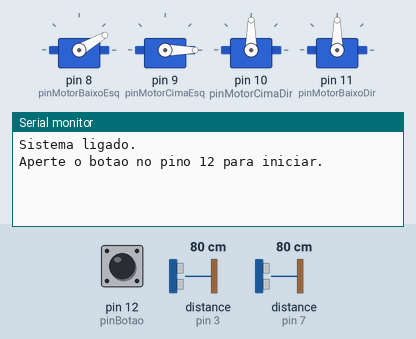
Simulated run of this sketch. Board: Arduino Uno, built with avr-gcc and run on an emulated ATmega328P. On the bench: 4 × servo, the last lines printed to the serial monitor. Inputs (shaded band) come from the test bench; at power-on: pin 12 (pinBotao) LOW, distance to the obstacle (sensors on pin 3, pin 7) 80 cm. The echo pulse lasts 58.3 µs per cm.

Above: at 1.2 s.
1.3 s: pin 12 (pinBotao) pulled HIGH for 0.15 s
At 2.3 s:
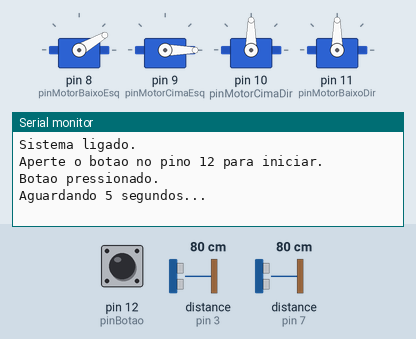
At 7.1 s:
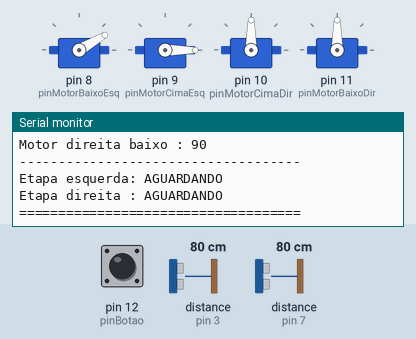

Measured:
- after the input at 1.3 s, the serial monitor: prints a new line at once (image 1)

The sketch:

DRAGAO_OBR_ART_2026.ino
```cpp
#include <Servo.h>

// ==========================
// MOTORES
// ==========================
Servo motorBaixoEsq;
Servo motorCimaEsq;
Servo motorCimaDir;
Servo motorBaixoDir;

// ==========================
// PINOS DOS MOTORES
// ==========================
const int pinMotorBaixoEsq = 8;
const int pinMotorCimaEsq  = 9;
const int pinMotorCimaDir  = 10;
const int pinMotorBaixoDir = 11;

// ==========================
// BOTAO
// pressionado = HIGH
// ==========================
const int pinBotao = 12;
bool sistemaIniciado = false;

// ==========================
// PINOS DOS ULTRASSONICOS
// ==========================
const int trigEsq = 2;
const int echoEsq = 3;


const int trigDir = 6;
const int echoDir = 7;


// ==========================
// POSICOES DOS MOTORES
// ==========================
int posNormalBaixoEsq = 90;
int posNormalCimaEsq  = 90;
int posNormalCimaDir  = 90;
int posNormalBaixoDir = 90;

int posAtivaBaixoEsq = 180;
int posAtivaCimaEsq  = 180;
int posAtivaCimaDir  = 180;
int posAtivaBaixoDir = 180;

// ==========================
// DISTANCIA LIMITE
// ==========================
const float limiteDistancia = 50.0;

// ==========================
// CONTROLE DAS ETAPAS
// ==========================
bool etapaEsquerdaAtivada = false;
bool etapaDireitaAtivada  = false;

// ==========================
// ESTADO DOS MOTORES
// ==========================
int estadoBaixoEsq;
int estadoCimaEsq;
int estadoCimaDir;
int estadoBaixoDir;

// ==========================
// LEITURA DO ULTRASSONICO
// ==========================
float lerDistanciaCM(int trigPin, int echoPin) {
  long duracao;
  float distancia;

  digitalWrite(trigPin, LOW);
  delayMicroseconds(2);

  digitalWrite(trigPin, HIGH);
  delayMicroseconds(10);
  digitalWrite(trigPin, LOW);

  duracao = pulseIn(echoPin, HIGH, 30000);

  if (duracao == 0) {
    return 999.0;
  }

  distancia = duracao * 0.0343 / 2.0;
  return distancia;
}

// ==========================
// ESCREVE NO MOTOR E SALVA
// ==========================
void setMotor(Servo &motor, int posicao, int &estado) {
  motor.write(posicao);
  estado = posicao;
}

// ==========================
// MOSTRA STATUS
// ==========================
void mostrarPainel(float distEsq, float distDir) {
  Serial.println("====================================");

  Serial.print("Distancia direita: ");
  Serial.print(distEsq);
  Serial.println(" cm");

  Serial.print("Distancia esquerda : ");
  Serial.print(distDir);
  Serial.println(" cm");

  Serial.println("------------------------------------");

  Serial.print("Motor baixo esquerda: ");
  Serial.println(estadoBaixoEsq);

  Serial.print("Motor esquerda cima : ");
  Serial.println(estadoCimaEsq);

  Serial.print("Motor direita cima  : ");
  Serial.println(estadoCimaDir);

  Serial.print("Motor direita baixo : ");
  Serial.println(estadoBaixoDir);

  Serial.println("------------------------------------");

  Serial.print("Etapa esquerda: ");
  Serial.println(etapaEsquerdaAtivada ? "ATIVADA" : "AGUARDANDO");

  Serial.print("Etapa direita : ");
  Serial.println(etapaDireitaAtivada ? "ATIVADA" : "AGUARDANDO");

  Serial.println("====================================");
  Serial.println();
}

// ==========================
// SETUP
// ==========================
void setup() {
  Serial.begin(9600);

  pinMode(pinBotao, INPUT); // pressionado = HIGH

  pinMode(trigEsq, OUTPUT);
  pinMode(echoEsq, INPUT);

  pinMode(trigDir, OUTPUT);
  pinMode(echoDir, INPUT);

  motorBaixoEsq.attach(pinMotorBaixoEsq);
  motorCimaEsq.attach(pinMotorCimaEsq);
  motorCimaDir.attach(pinMotorCimaDir);
  motorBaixoDir.attach(pinMotorBaixoDir);

  setMotor(motorBaixoEsq, 30, estadoBaixoEsq);//0 escondido
  setMotor(motorCimaEsq,  0,  estadoCimaEsq);// 0 escondido 90 mostrando
  setMotor(motorCimaDir,  posNormalCimaDir,  estadoCimaDir); //90 escondido
  setMotor(motorBaixoDir, posNormalBaixoDir, estadoBaixoDir);

  Serial.println("Sistema ligado.");
  Serial.println("Aperte o botao no pino 12 para iniciar.");
}

// ==========================
// LOOP
// ==========================
void loop() {
  if (!sistemaIniciado) {
    if (digitalRead(pinBotao) == HIGH) {
      Serial.println("Botao pressionado.");
      Serial.println("Aguardando 5 segundos...");

      delay(5000);

      sistemaIniciado = true;

      Serial.println("Sistema iniciado.");
    }

    return;
  }

  float distEsq = lerDistanciaCM(trigEsq, echoEsq);
  delay(50);
  float distDir = lerDistanciaCM(trigDir, echoDir);

  // ETAPA ESQUERDA
  if (!etapaEsquerdaAtivada && distEsq < limiteDistancia) {
    setMotor(motorBaixoEsq, 120, estadoBaixoEsq);

    setMotor(motorBaixoDir, 0, estadoBaixoDir);
    delay(800);
    setMotor(motorBaixoDir, 90, estadoBaixoDir);
    setMotor(motorCimaDir, 0, estadoCimaDir);


    etapaEsquerdaAtivada = true;

    Serial.println(">>> SENSOR ESQUERDO ATIVADO");
    Serial.println("Baixo esquerda, baixo direita e esquerda cima ativados.");
  }

  // ETAPA DIREITA
  if (etapaEsquerdaAtivada && !etapaDireitaAtivada && distDir < limiteDistancia) {

    setMotor(motorCimaDir,  posNormalCimaDir,  estadoCimaDir); //90 escondido
    setMotor(motorCimaEsq, 120, estadoCimaEsq);


    etapaDireitaAtivada = true;

    Serial.println(">>> SENSOR DIREITO ATIVADO");
    Serial.println("Direita cima ativado e esquerda cima voltou ao normal.");
  }

  mostrarPainel(distEsq, distDir);

  delay(1000);
}
```
